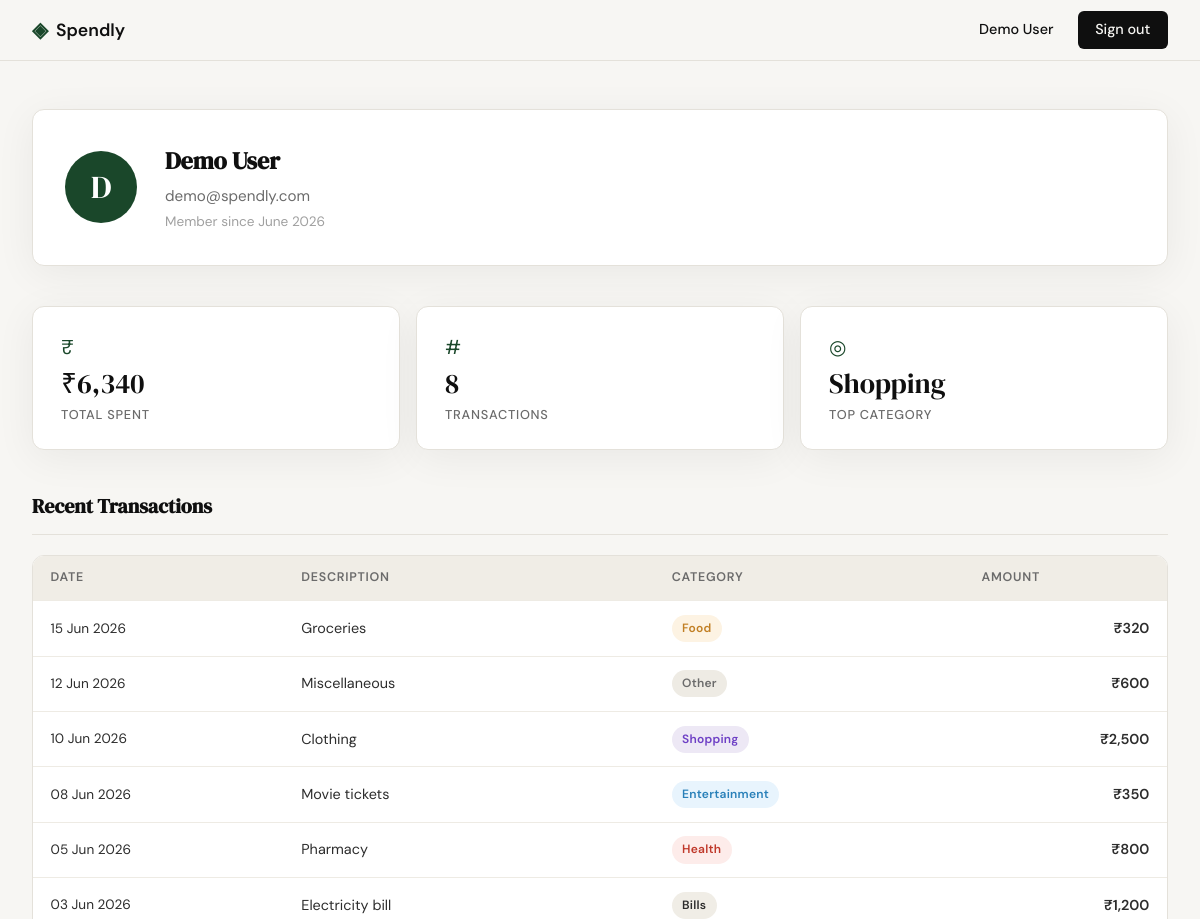
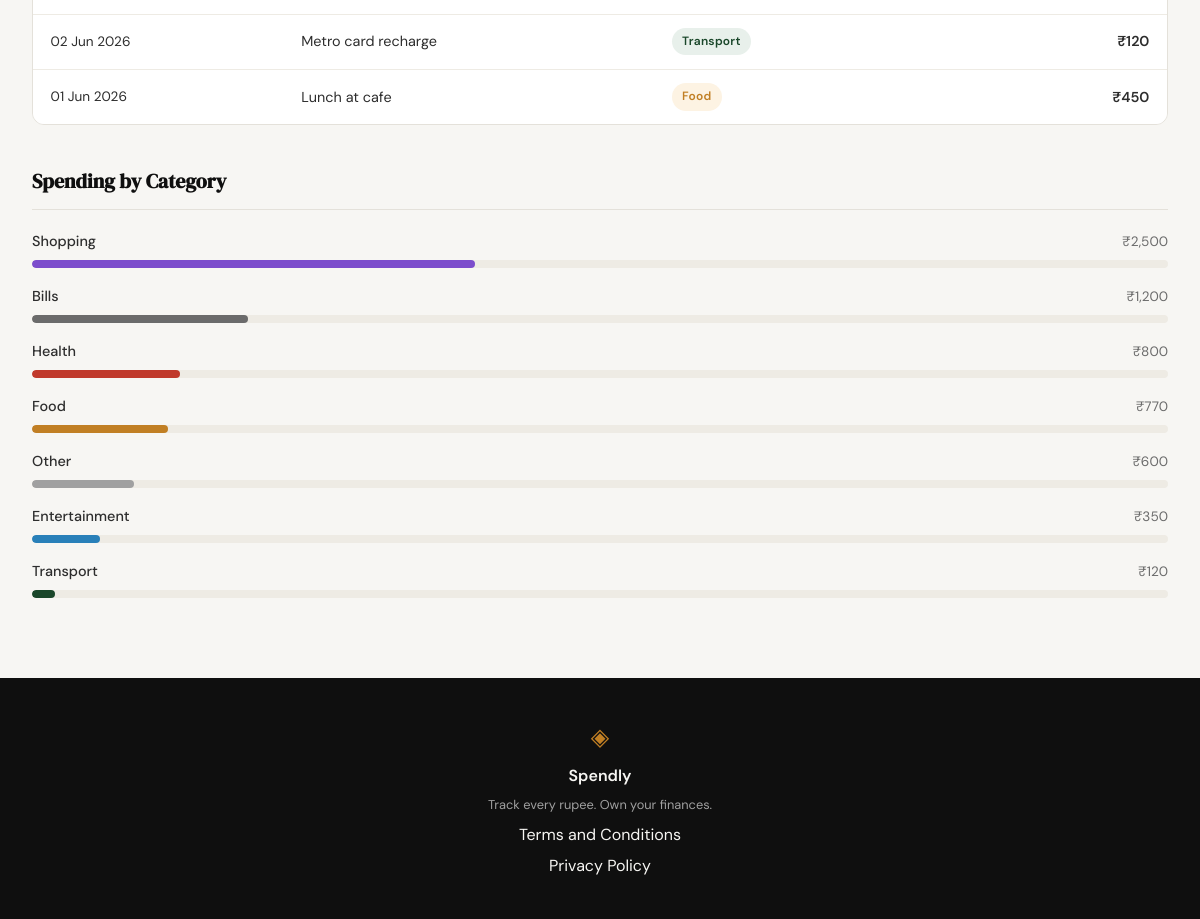
Screenshot of /profile (signed in) with the database file from the repository (2 pictures, top to bottom).
### tables this page shows
CREATE TABLE users (
            id            INTEGER PRIMARY KEY AUTOINCREMENT,
            name          TEXT    NOT NULL,
            email         TEXT    UNIQUE NOT NULL,
            password_hash TEXT    NOT NULL,
            created_at    TEXT    DEFAULT (datetime('now'))
        );

CREATE TABLE expenses (
            id          INTEGER PRIMARY KEY AUTOINCREMENT,
            user_id     INTEGER NOT NULL REFERENCES users(id),
            amount      REAL    NOT NULL,
            category    TEXT    NOT NULL,
            date        TEXT    NOT NULL,
            description TEXT,
            created_at  TEXT    DEFAULT (datetime('now'))
        );

### app.py (the view)
@app.route("/profile")
def profile():
    if not session.get("user_id"):
        return redirect(url_for("login"))
    user_id = session["user_id"]
    raw_user = get_user_by_id(user_id)
    if raw_user is None:
        abort(404)
    user = {
        "name":         raw_user["name"],
        "email":        raw_user["email"],
        "member_since": _fmt_member_since(raw_user["created_at"]),
    }
    raw_txns = get_expenses_by_user(user_id)
    transactions = [
        {
            "date":        _fmt_date(row["date"]),
            "description": row["description"],
            "category":    row["category"],
            "amount":      _fmt_inr(row["amount"]),
        }
        for row in raw_txns
    ]
    raw_stats = get_expense_stats(user_id)
    stats = {
        "total_spent":       _fmt_inr(raw_stats["total_spent"]),
        "transaction_count": raw_stats["transaction_count"],
        "top_category":      raw_stats["top_category"] or "—",
    }
    raw_cats = get_category_breakdown(user_id)
    pcts = _compute_pcts(raw_cats)
    categories = [
        {
            "name":   row["category"],
            "amount": _fmt_inr(row["total"]),
            "pct":    pcts[i],
        }
        for i, row in enumerate(raw_cats)
    ]
    return render_template(
        "profile.html",
        user=user,
        stats=stats,
        transactions=transactions,
        categories=categories,
    )

### app.py (called while the page is built)
def _fmt_inr(amount):
    return "₹{:,.0f}".format(amount)

def _fmt_date(date_str):
    return datetime.strptime(date_str, "%Y-%m-%d").strftime("%d %b %Y")

def _fmt_member_since(created_at):
    return datetime.strptime(created_at[:19], "%Y-%m-%d %H:%M:%S").strftime("%B %Y")

def _compute_pcts(rows):
    if not rows:
        return []
    grand = sum(r["total"] for r in rows)
    if grand == 0:
        return [0] * len(rows)
    floats = [r["total"] / grand * 100 for r in rows]
    floors = [int(f) for f in floats]
    diff = 100 - sum(floors)
    order = sorted(range(len(floats)), key=lambda i: floats[i] - floors[i], reverse=True)
    for i in range(diff):
        floors[order[i]] += 1
    return floors

### database/db.py (called while the page is built)
def get_db():
    conn = sqlite3.connect(DB_PATH)
    conn.row_factory = sqlite3.Row
    conn.execute("PRAGMA foreign_keys = ON")
    return conn

def get_user_by_id(user_id):
    conn = get_db()
    user = conn.execute(
        "SELECT id, name, email, created_at FROM users WHERE id = ?",
        (user_id,),
    ).fetchone()
    conn.close()
    return user

def get_expenses_by_user(user_id):
    conn = get_db()
    rows = conn.execute(
        "SELECT date, description, category, amount FROM expenses "
        "WHERE user_id = ? ORDER BY date DESC",
        (user_id,),
    ).fetchall()
    conn.close()
    return rows

def get_expense_stats(user_id):
    conn = get_db()
    agg = conn.execute(
        "SELECT COALESCE(SUM(amount), 0) AS total_spent, COUNT(*) AS transaction_count "
        "FROM expenses WHERE user_id = ?",
        (user_id,),
    ).fetchone()
    top = conn.execute(
        "SELECT category FROM expenses WHERE user_id = ? "
        "GROUP BY category ORDER BY SUM(amount) DESC LIMIT 1",
        (user_id,),
    ).fetchone()
    conn.close()
    return {
        "total_spent":       agg["total_spent"],
        "transaction_count": agg["transaction_count"],
        "top_category":      top["category"] if top else None,
    }

def get_category_breakdown(user_id):
    conn = get_db()
    rows = conn.execute(
        "SELECT category, SUM(amount) AS total FROM expenses "
        "WHERE user_id = ? GROUP BY category ORDER BY total DESC",
        (user_id,),
    ).fetchall()
    conn.close()
    return rows

### templates/profile.html (shortened to what this page needs)
{% extends "base.html" %}
{% block head %}
<link rel="stylesheet" href="{{ url_for('static', filename='css/profile.css') }}">
{% endblock %}
{% block content %}
<div class="profile-page">
  <section class="profile-header">
    <div class="user-card">
      <div class="user-avatar">{{ user.name[0] | upper }}</div>
      <div class="user-details">
        <h1 class="user-name">{{ user.name }}</h1>
        <p class="user-email">{{ user.email }}</p>
        <p class="user-since">Member since {{ user.member_since }}</p>
      </div>
    </div>
  </section>
  <section class="stats-section">
    <div class="stats-grid">
      <div class="stat-card">
        <span class="stat-icon">₹</span>
        <span class="stat-value">{{ stats.total_spent }}</span>
        <span class="stat-label">Total Spent</span>
      </div>
      <div class="stat-card">
        <span class="stat-icon">#</span>
        <span class="stat-value">{{ stats.transaction_count }}</span>
        <span class="stat-label">Transactions</span>
      </div>
      <div class="stat-card">
        <span class="stat-icon">◎</span>
        <span class="stat-value">{{ stats.top_category }}</span>
        <span class="stat-label">Top Category</span>
      </div>
    </div>
  </section>
  <section class="transactions-section">
    <div class="section-header">
      <h2 class="section-title">Recent Transactions</h2>
    </div>
    <div class="table-wrapper">
      <table class="tx-table">
        <thead>
          <tr>
            <th>Date</th>
            <th>Description</th>
            <th>Category</th>
            <th class="col-amount">Amount</th>
          </tr>
        </thead>
        <tbody>
          {% for tx in transactions %}
          <tr>
            <td class="tx-date">{{ tx.date }}</td>
            <td class="tx-desc">{{ tx.description }}</td>
            <td>
              <span class="badge badge--{{ tx.category | lower }}">{{ tx.category }}</span>
            </td>
            <td class="tx-amount">{{ tx.amount }}</td>
          </tr>
          {% endfor %}
        </tbody>
      </table>
    </div>
  </section>
  <section class="breakdown-section">
    <div class="section-header">
      <h2 class="section-title">Spending by Category</h2>
    </div>
    <div class="breakdown-list">
      {% for cat in categories %}
      <div class="breakdown-row">
        <div class="breakdown-meta">
          <span class="breakdown-name">{{ cat.name }}</span>
          <span class="breakdown-amount">{{ cat.amount }}</span>
        </div>
        <div class="bar-track">
          <div class="bar-fill bar-fill--{{ cat.name | lower }}" style="--pct: {{ cat.pct }}%"></div>
        </div>
      </div>
      {% endfor %}
    </div>
  </section>
</div>
{% endblock %}

### templates/base.html (shortened to what this page needs)
<!DOCTYPE html>
<html lang="en">
<head>
    <link rel="stylesheet" href="{{ url_for('static', filename='css/style.css') }}">
    {% block head %}{% endblock %}
</head>
<body>
    <nav class="navbar">
        <div class="nav-inner">
            <a href="{{ url_for('landing') }}" class="nav-brand">
                <span class="brand-icon">◈</span>
                <span class="brand-name">Spendly</span>
            </a>
            <div class="nav-links">
                {% if session.user_id %}
                    <span class="nav-user">{{ session.user_name }}</span>
                    <a href="{{ url_for('logout') }}" class="nav-cta">Sign out</a>
                {% else %}
                    <a href="{{ url_for('login') }}">Sign in</a>
                    <a href="{{ url_for('register') }}" class="nav-cta">Get started</a>
                {% endif %}
            </div>
        </div>
    </nav>
    <main class="main-content">
        {% block content %}{% endblock %}
    </main>
    <footer class="footer">
        <div class="footer-inner">
            <span class="brand-icon">◈</span>
            <span class="footer-name">Spendly</span>
            <p class="footer-copy">Track every rupee. Own your finances.</p>
            <a href="{{ url_for('terms') }}">Terms and Conditions</a>
            <a href="{{ url_for('privacy') }}">Privacy Policy</a>
        </div>
    </footer>
</body>
</html>

### static/css/style.css (style rules this page uses)
:root { --ink: #0f0f0f; --ink-soft: #2d2d2d; --ink-muted: #6b6b6b; --ink-faint: #a0a0a0; --paper: #f7f6f3; --paper-warm: #f0ede6; --paper-card: #ffffff; --accent: #1a472a; --accent-light: #e8f0eb; --accent-2: #c17f24; --accent-2-light: #fdf3e3; --danger: #c0392b; --danger-light: #fdecea; --border: #e4e1da; --border-soft: #eeebe4; --font-display: 'DM Serif Display', Georgia, serif; --font-body: 'DM Sans', system-ui, sans-serif; --max-width: 1200px; --auth-width: 440px; --radius-sm: 6px; --radius-md: 12px; --radius-lg: 20px; }
*, *::before, *::after { box-sizing: border-box; margin: 0; padding: 0; }
html { font-size: 16px; scroll-behavior: smooth; }
body { background: var(--paper); color: var(--ink); font-family: var(--font-body); font-size: 1rem; line-height: 1.6; -webkit-font-smoothing: antialiased; }
a { color: inherit; text-decoration: none; }
.navbar { position: sticky; top: 0; z-index: 100; background: var(--paper); border-bottom: 1px solid var(--border); padding: 0 2rem; }
.nav-inner { max-width: var(--max-width); margin: 0 auto; height: 60px; display: flex; align-items: center; justify-content: space-between; }
.nav-brand { display: flex; align-items: center; gap: 0.5rem; font-family: var(--font-body); font-weight: 600; font-size: 1.1rem; color: var(--ink); }
.brand-icon { color: var(--accent); font-size: 1.3rem; }
.brand-name { color: var(--ink); }
.nav-links { display: flex; align-items: center; gap: 1.5rem; font-size: 0.9rem; font-weight: 500; }
.nav-links a { color: var(--ink-muted); transition: color 0.2s; }
.nav-cta { background: var(--ink) !important; color: var(--paper) !important; padding: 0.45rem 1.1rem; border-radius: var(--radius-sm); transition: background 0.2s !important; }
.main-content { min-height: calc(100vh - 60px - 100px); }
.footer { background: var(--ink); color: var(--paper); padding: 2.5rem 2rem; text-align: center; }
.footer-inner { display: flex; flex-direction: column; align-items: center; gap: 0.4rem; }
.footer .brand-icon { color: var(--accent-2); font-size: 1.5rem; }
.footer-name { font-weight: 600; font-size: 1rem; }
.footer-copy { font-size: 0.8rem; color: var(--ink-faint); }

### rows the page displays
users: user_name "Demo User", name "D", name "Demo User", email "demo@spendly.com"
expenses: top_category "Shopping", date "10 Jun 2026", description "Clothing", category "Shopping", amount "₹2,500"
expenses: date "15 Jun 2026", description "Groceries", category "Food", amount "₹320"
expenses: date "12 Jun 2026", description "Miscellaneous", category "Other", amount "₹600"
expenses: date "08 Jun 2026", description "Movie tickets", category "Entertainment", amount "₹350"
expenses: date "05 Jun 2026", description "Pharmacy", category "Health", amount "₹800"
expenses: date "03 Jun 2026", description "Electricity bill", category "Bills", amount "₹1,200"
expenses: date "02 Jun 2026", description "Metro card recharge", category "Transport", amount "₹120"
expenses: date "01 Jun 2026", description "Lunch at cafe", category "Food", amount "₹450"

### other values shown
{{ user.member_since }} "June 2026"
{{ stats.total_spent }} "₹6,340"
{{ stats.transaction_count }} "8"
{{ cat.name }} "Shopping" "Bills" "Health" "Food" "Other" "Entertainment" "Transport"
{{ cat.amount }} "₹2,500" "₹1,200" "₹800" "₹770" "₹600" "₹350" "₹120"
